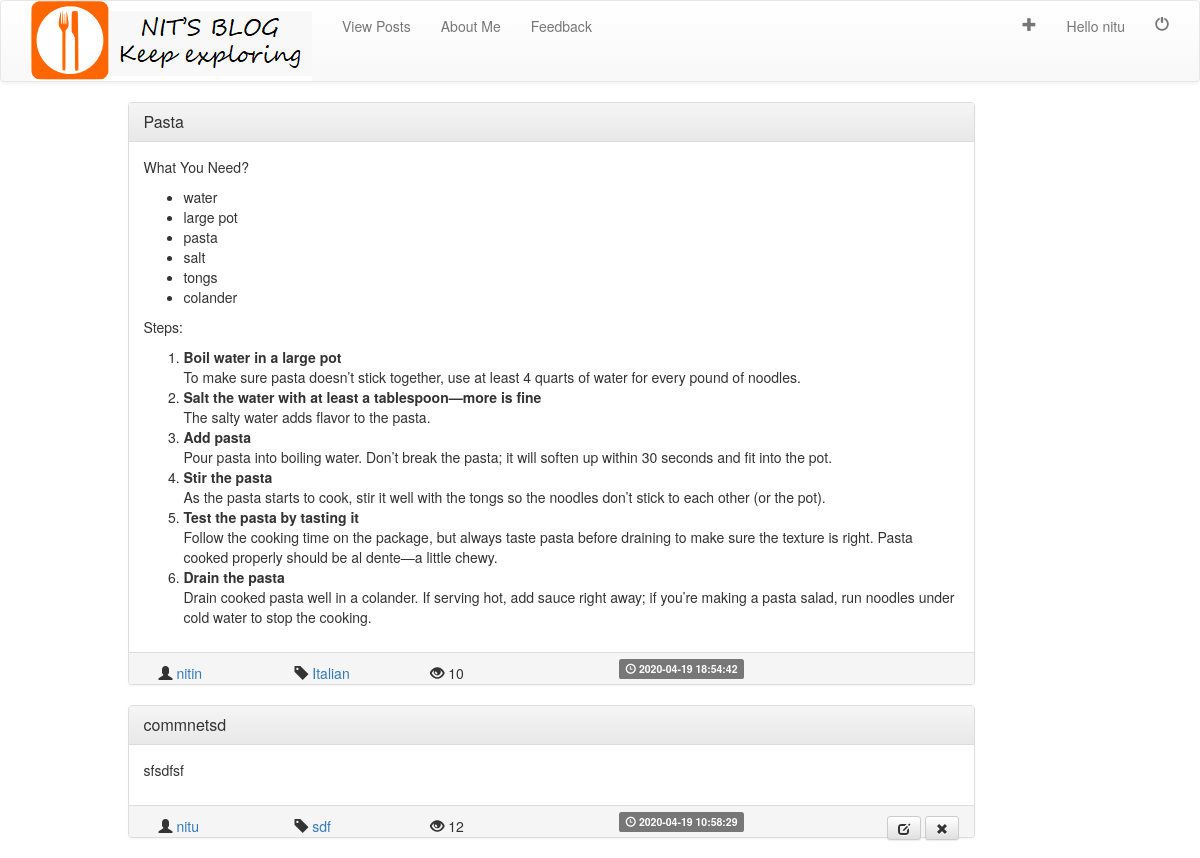
Screenshot of /posts/posts.php (signed in) with the database file from the repository.
### tables this page shows
CREATE TABLE `posts` (
  `postID` int(11) NOT NULL,
  `postTitle` varchar(200) NOT NULL,
  `postDesc` varchar(10000) NOT NULL,
  `postTime` timestamp NOT NULL DEFAULT current_timestamp() ON UPDATE current_timestamp(),
  `postTag` varchar(40) NOT NULL,
  `postAuthor` varchar(40) NOT NULL
);

CREATE TABLE `user_post` (
  `postAuthor` varchar(40) NOT NULL,
  `postID` int(11) NOT NULL,
  `postLikes` int(11) NOT NULL DEFAULT 0,
  `postDisLikes` int(11) NOT NULL,
  `postComments` int(11) NOT NULL DEFAULT 0,
  `postViews` int(11) NOT NULL DEFAULT 0
);

### include/algos.php (called while the page is built, shortened)
<?php
return 0;
?>
<?php
function showViews($id , $author)  {
  include("../db/dbconnect.php");
  $query="SELECT *
          FROM user_post
          WHERE postID='$id'
          ";
  $result=mysqli_query($conn , $query);
  if($result) {
      if(mysqli_num_rows($result)==1) {
        while($row=mysqli_fetch_assoc($result)) {
            return $row['postViews'];
        }
      } else {
        return 0;
      }
  }
  return 0;
}
?>

### include/frame_post.php (the view, shortened to what this page needs)
<?php
	include_once("bootstrap_cdn.php");
?>
<div class="container">
		<div class="row">
			<div class="col-md-9 col-md-offset-1">
			<div class="panel panel-default">
		  		<div class="panel-heading">
		    		<h3 class="panel-title">
		    			<a href=<?php echo "post.php?id="; echo $id; ?> ><?php echo $title; ?></a>
		    		</h3>
		  		</div>
		  		<div class="panel-body">
						<?php
							echo $desc;
		    		?>
		  		</div>
		  		<div class="panel-footer">
						<span class="col-sm-2">
				  			<span class="glyphicon glyphicon-user" aria-hidden="true"></span>
				  			<a href=<?php echo "../users/profile.php?user="; echo $author; ?> >
										<?php echo $author?>
				  			</a>
					</span>
					<span class="col-sm-2">
							<span class="glyphicon glyphicon-tag" aria-hidden="true"></span>
			  			<a href=<?php echo "post.php?tags="; echo $tags; ?> >
									<?php echo $tags;?>
			  			</a>
					</span>
						<span class="col-sm-3">
							<?php
								 if(isset($views)) {
									 echo "<span class='glyphicon glyphicon-eye-open' aria-hidden='true'></span>"." ".$views;
								 }
							?>
						</span>
		  			<span class="label label-default">
							<span class="glyphicon glyphicon-time" aria-hidden="true"></span> <?php echo $time ?>
						</span>
			  			<?php
			  				$delete_post_link='../posts/delete_post.php?postid='.$id;
							if(isset($_SESSION['username']) ) {
								if($_SESSION['username']==$author || $_SESSION['usertype']=='admin') {
									echo "
									<span class='pull-right'>
									<a href='update.php?id=$id'  type=\"button\" class=\"btn btn-sm btn-default\">
										<i class=\"glyphicon glyphicon-edit\"></i>
									</a>
									<a href=$delete_post_link type=\"button\" class=\"btn btn-sm btn-default\">
										<i class=\"glyphicon glyphicon-remove\"></i>
									</a>
									</span>
									";
								}
							}
						?>
		  		</div>
			</div>
		</div>
		</div>
</div>

### posts/posts.php (shortened to what this page needs)
<?php
include("../include/url_posts.php");
include_once("../include/algos.php");
 ?>
<?php
	$query="SELECT * FROM posts ORDER BY postTime DESC";
	$result=mysqli_query($conn , $query);
	if(mysqli_num_rows($result) > 0) {
		while($post=mysqli_fetch_assoc($result)) {
					$id=$post['postID'];
					$title=$post['postTitle'];
					$desc=$post['postDesc'];
					$tags=$post['postTag'];
					$author=$post['postAuthor'];
					$time=$post['postTime'];
          $views=showViews($id,$author);
					include("../include/frame_post.php");
		}
	}
	else
	{
		 ?>
		<div class="row">
	<div class="bg"></div>
</div>
<?php	}
?>

### rows the page displays
posts: postTitle "Pasta", postDesc "What You Need? water large pot pasta salt tongs colander Steps: Boil water in a large pot To make sure pasta doesn’t stick together, use at least 4 quarts of water for every pound of noodles. Salt the water with at least a tablespoon—more is fine The salty water adds flavor to the pasta. Add pasta Pour pasta into boiling water. Don’t break the pasta; it will soften up within 30 seconds and fit into the pot. Stir the pasta As the pasta starts to cook, stir it well with the tongs so the noodles don’t stick to each other (or the pot). Test the pasta by tasting it Follow the cooking time on the package, but always taste pasta before draining to make sure the texture is right. Pasta cooked…", postAuthor "nitin", postTag "Italian", views "10", postTime "2020-04-19 18:54:42"
posts: postTitle "commnetsd", postDesc "sfsdfsf", postAuthor "nitu", postTag "sdf", views "12", postTime "2020-04-19 10:58:29"

### other values shown
$username "nitu"
